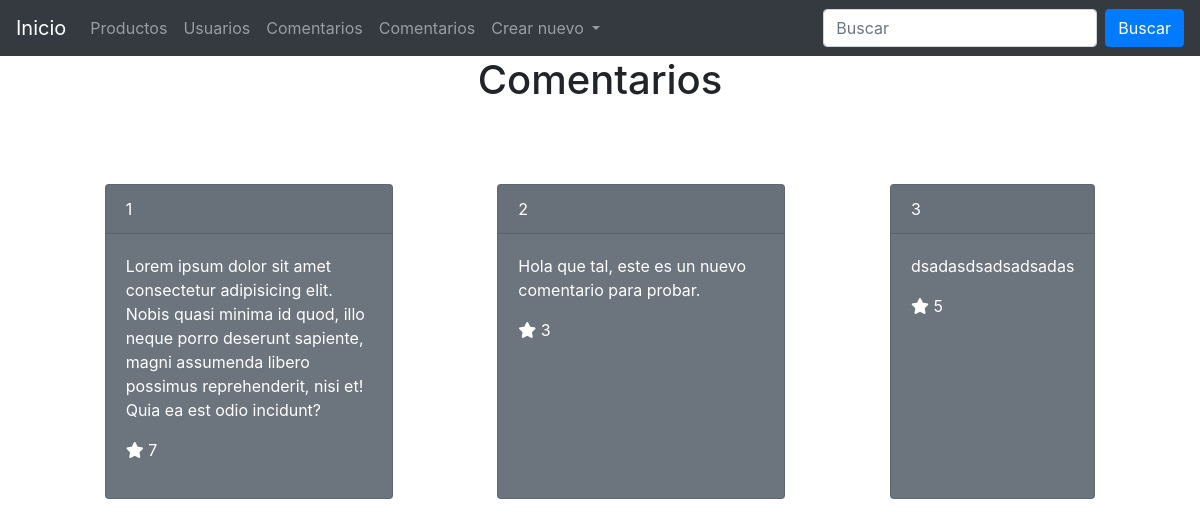
The app's page /descripcion/, older data.
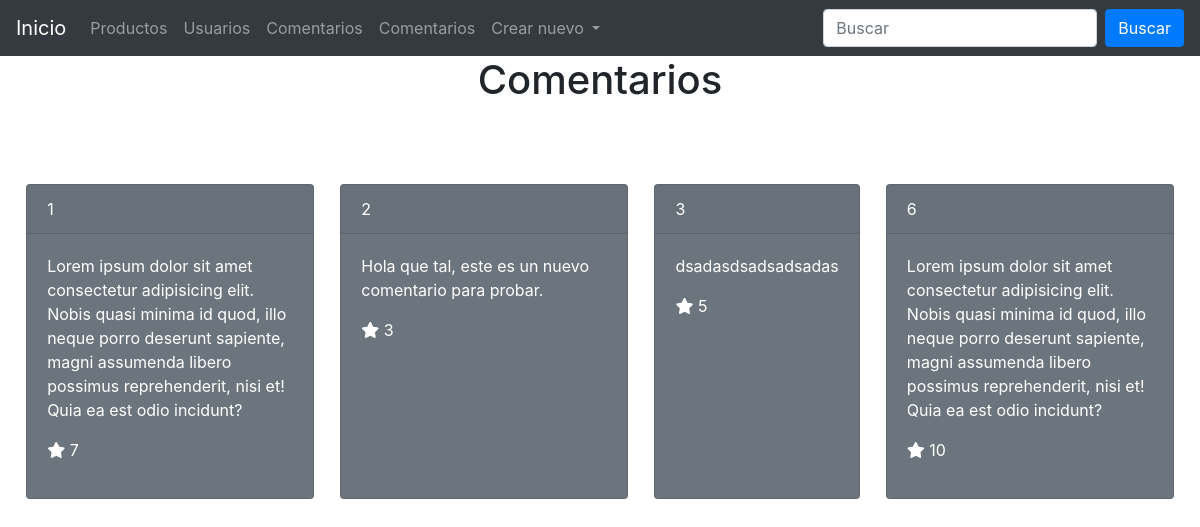
The same page, newer data.
### proyecto_app/models.py (models this page shows)
class Descripcion(models.Model):
    comentario = models.CharField(max_length=500)
    puntuacion = models.IntegerField()

### proyecto_app/views.py (the view)
# urls.py: path("descripcion/", descripcion, name="descripcion"),
def descripcion(request):
    descripcion = Descripcion.objects.all()
    context = {'descripcion':descripcion}
    return render(request, 'descripcion.html', context = context)

### Templates/Descripcion.html
{% extends "base.html" %}
{% block titulo %}
    <h1 style="text-align:center">Comentarios</h1>
{% endblock %}
{% block contenido %}
  {% for descripciones in descripcion %}
    <div class="card text-white bg-secondary mb-3" style="max-width: 18rem;">
     <div class="card-header">{{descripciones.id}}</div>
      <div class="card-body">
       <p class="card-text">{{descripciones.comentario}}</p>
       <p><i class="fa-solid fa-star"></i> {{descripciones.puntuacion}}</p>
     </div>
    </div>
  {% endfor %}
{% endblock %}

Row changes from the older to the newer data that the page shows:
added Descripcion: id "6", comentario "Lorem ipsum dolor sit amet consectetur adipisicing elit. Nobis quasi minima id quod, illo neque porro deserunt sapiente, magni assumenda libero possimus reprehenderit, nisi et! Quia ea est odio incidunt?", puntuacion "10"
